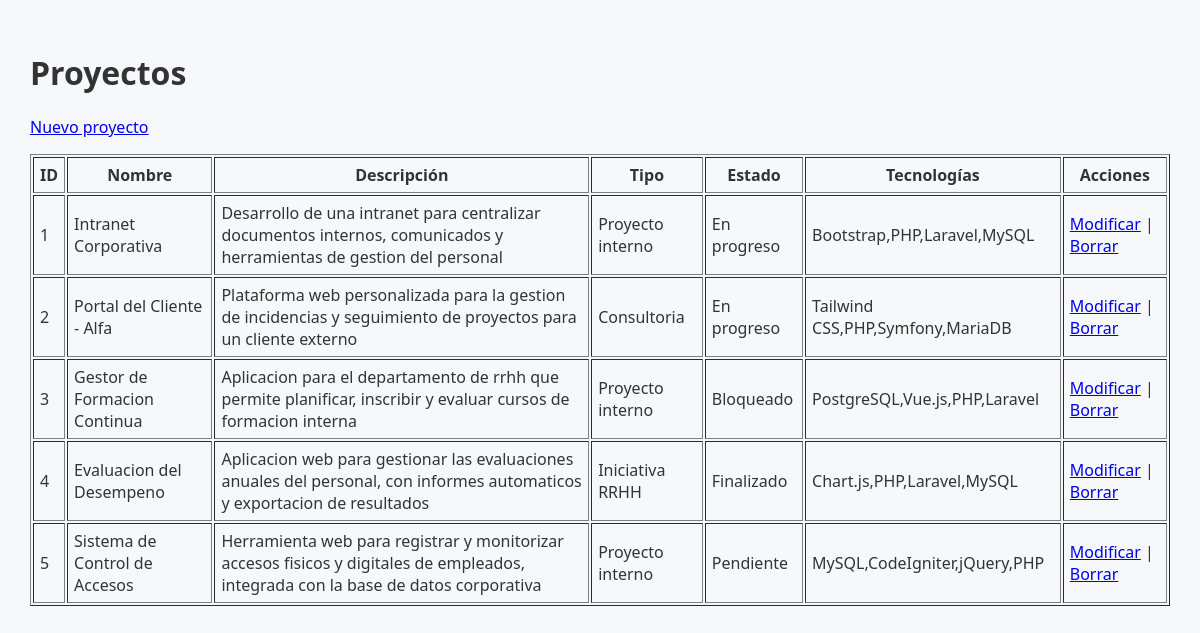
/estructura_base_mvc/forms/proyectos, run on the app's committed database.
### tables this page shows
CREATE TABLE proyecto (
    id INT AUTO_INCREMENT PRIMARY KEY,
    nombre VARCHAR(100) NOT NULL,
    descripcion VARCHAR(255),
    id_tipoProyecto INT NOT NULL,
    id_estado INT NOT NULL,
    FOREIGN KEY (id_tipoProyecto) REFERENCES tipoProyecto(id),
    FOREIGN KEY (id_estado) REFERENCES estadoProyecto(id)
);

CREATE TABLE tipoProyecto (
    id INT AUTO_INCREMENT PRIMARY KEY,
    nombre VARCHAR(100) NOT NULL
);

CREATE TABLE estadoProyecto (
    id INT AUTO_INCREMENT PRIMARY KEY,
    nombre VARCHAR(100) NOT NULL
);

### lib/Database.php (called while the page is built, shortened)
<?php
class Database {
    private $host = 'localhost';
    private $db   = 'estructura_mvc';
    private $user = 'root';
    private $pass = '';
    private $charset = 'utf8mb4';
    public function __construct() {
        $dsn = "mysql:host={$this->host};dbname={$this->db};charset={$this->charset}";
        $options = [
            PDO::ATTR_ERRMODE            => PDO::ERRMODE_EXCEPTION,
            PDO::ATTR_DEFAULT_FETCH_MODE => PDO::FETCH_ASSOC,
            PDO::ATTR_EMULATE_PREPARES   => false,
        ];
        try {
            $this->pdo = new PDO($dsn, $this->user, $this->pass, $options);
        } catch (PDOException $e) {
            throw new PDOException($e->getMessage(), (int)$e->getCode());
        }
    }
}

### controllers/ProyectoController.php (called while the page is built, shortened)
<?php
require_once __DIR__ . '/../models/Proyecto.php';
class ProyectoController {
    private $proyectoModel;
    public function __construct() {
        $this->proyectoModel = new Proyecto();
    }
    public function index() {
        $proyectos = $this->proyectoModel->obtenerTodos();
        require_once __DIR__ . '/../lib/Database.php';
        require __DIR__ . '/../views/proyectos_listado.php';
    }
}

### index.php (called while the page is built)
<?php
require 'lib/Router.php';
$router = new Router();
$router->add('/estructura_base_mvc/forms/index.php', 'InicioController@index');
$router->add('/estructura_base_mvc/forms/', 'InicioController@index');
$router->add('/estructura_base_mvc/forms', 'InicioController@index');
$router->add('/estructura_base_mvc/forms/procesarDatos', 'InicioController@procesarDatos');
$router->add('/estructura_base_mvc/forms/proyectos', 'ProyectoController@index');
$router->add('/estructura_base_mvc/forms/proyectos/crear', 'ProyectoController@crearForm');
$router->add('/estructura_base_mvc/forms/proyectos/crear', 'ProyectoController@crear');
$router->add('/estructura_base_mvc/forms/proyectos/borrar', 'ProyectoController@borrar');
$router->add('/estructura_base_mvc/forms/proyectos/modificar', 'ProyectoController@modificarForm');
$router->add('/estructura_base_mvc/forms/proyectos/modificar', 'ProyectoController@modificar');
$router->dispatch($_SERVER['REQUEST_URI']);
?>

### models/Proyecto.php (called while the page is built, shortened)
<?php
require_once __DIR__ . '/../lib/Database.php';
class Proyecto {
    private $db;
    public function __construct() {
        $this->db = (new Database())->pdo;
    }
    public function obtenerTodos() {
        $sql = "SELECT p.id, p.nombre, p.descripcion, tp.nombre AS tipo, ep.nombre AS estado,
                       GROUP_CONCAT(t.nombre) AS tecnologias
                FROM proyecto p
                JOIN tipoProyecto tp ON p.id_tipoProyecto = tp.id
                JOIN estadoProyecto ep ON p.id_estado = ep.id
                LEFT JOIN proyecto_tecnologia pt ON p.id = pt.id_proyecto
                LEFT JOIN tecnologia t ON pt.id_tecnologia = t.id
                GROUP BY p.id";
        $stmt = $this->db->query($sql);
        return $stmt->fetchAll();
    }
}

### views/proyectos_listado.php (the view, shortened to what this page needs)
<!doctype html>
<html lang="es">
<head>
    <link rel="stylesheet" href="/estructura_base_mvc/forms/public/css/style.css">
</head>
<body>
    <h1>Proyectos</h1>
    <a href="/estructura_base_mvc/forms/proyectos/crear">Nuevo proyecto</a>
    <table border="1" cellpadding="6" style="margin-top:16px;">
        <thead>
            <tr>
                <th>ID</th>
                <th>Nombre</th>
                <th>Descripción</th>
                <th>Tipo</th>
                <th>Estado</th>
                <th>Tecnologías</th>
                <th>Acciones</th>
            </tr>
        </thead>
        <tbody>
            <?php foreach ($proyectos as $p): ?>
                <tr>
                    <td><?= htmlspecialchars($p['id']) ?></td>
                    <td><?= htmlspecialchars($p['nombre']) ?></td>
                    <td><?= htmlspecialchars($p['descripcion']) ?></td>
                    <td><?= htmlspecialchars($p['tipo']) ?></td>
                    <td><?= htmlspecialchars($p['estado']) ?></td>
                    <td><?= htmlspecialchars($p['tecnologias']) ?></td>
                    <td>
                        <a href="/estructura_base_mvc/forms/proyectos/modificar?id=<?= $p['id'] ?>">Modificar</a> |
                        <a href="/estructura_base_mvc/forms/proyectos/borrar?id=<?= $p['id'] ?>" onclick="return confirm('¿Seguro que quieres borrar este proyecto?')">Borrar</a>
                    </td>
                </tr>
            <?php endforeach; ?>
        </tbody>
    </table>
</body>
</html>

### lib/Router.php (shortened to what this page needs)
<?php
class Router {
    private $routes = [];
    public function add($path, $controllerAction) {
        $this->routes[$path] = $controllerAction;
    }
    public function dispatch($uri) {
        $path = parse_url($uri, PHP_URL_PATH);
        $controllerFile = "UNKNOWN";
        if (isset($this->routes[$path])) {
            list($controllerName, $action) = explode('@', $this->routes[$path]);
            $controllerFile = "controllers/{$controllerName}.php";
            if (file_exists($controllerFile)) {
                $controller = new $controllerName();
                if (method_exists($controller, $action)) {
                    $controller->$action();
                } else {
                    $this->error404($controllerFile);
                }
            } else {
                $this->error404($controllerFile);
            }
        } else {
            $this->error404($controllerFile);
        }
    }
}

### public/css/style.css (style rules this page uses)
body { font-family: "Segoe UI", Arial, sans-serif; background-color: #f6f8fb; margin: 0; padding: 30px; color: rgb(51, 51, 51); }

### data on the page
proyecto: id "1", nombre "Intranet Corporativa", descripcion "Desarrollo de una intranet para centralizar documentos internos, comunicados y herramientas de gestion del personal", id_tipoProyecto.nombre "Proyecto interno", id_estado.nombre "En progreso", tecnologias "Bootstrap,PHP,Laravel,MySQL"
proyecto: id "2", nombre "Portal del Cliente - Alfa", descripcion "Plataforma web personalizada para la gestion de incidencias y seguimiento de proyectos para un cliente externo", id_tipoProyecto.nombre "Consultoria", id_estado.nombre "En progreso", tecnologias "Tailwind CSS,PHP,Symfony,MariaDB"
proyecto: id "3", nombre "Gestor de Formacion Continua", descripcion "Aplicacion para el departamento de rrhh que permite planificar, inscribir y evaluar cursos de formacion interna", id_tipoProyecto.nombre "Proyecto interno", id_estado.nombre "Bloqueado", tecnologias "PostgreSQL,Vue.js,PHP,Laravel"
proyecto: id "4", nombre "Evaluacion del Desempeno", descripcion "Aplicacion web para gestionar las evaluaciones anuales del personal, con informes automaticos y exportacion de resultados", id_tipoProyecto.nombre "Iniciativa RRHH", id_estado.nombre "Finalizado", tecnologias "Chart.js,PHP,Laravel,MySQL"
proyecto: id "5", nombre "Sistema de Control de Accesos", descripcion "Herramienta web para registrar y monitorizar accesos fisicos y digitales de empleados, integrada con la base de datos corporativa", id_tipoProyecto.nombre "Proyecto interno", id_estado.nombre "Pendiente", tecnologias "MySQL,CodeIgniter,jQuery,PHP"
